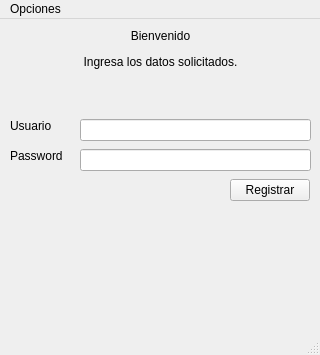
<?xml version="1.0" encoding="UTF-8"?>
<ui version="4.0">
 <class>RegistroUsuarios</class>
 <widget class="QMainWindow" name="RegistroUsuarios">
  <property name="geometry">
   <rect>
    <x>0</x>
    <y>0</y>
    <width>320</width>
    <height>355</height>
   </rect>
  </property>
  <property name="minimumSize">
   <size>
    <width>320</width>
    <height>355</height>
   </size>
  </property>
  <property name="maximumSize">
   <size>
    <width>320</width>
    <height>355</height>
   </size>
  </property>
  <property name="windowTitle">
   <string>MainWindow</string>
  </property>
  <widget class="QWidget" name="centralwidget">
   <widget class="QLabel" name="label">
    <property name="geometry">
     <rect>
      <x>10</x>
      <y>10</y>
      <width>301</width>
      <height>41</height>
     </rect>
    </property>
    <property name="text">
     <string>&lt;html&gt;&lt;head/&gt;&lt;body&gt;&lt;p&gt;Bienvenido&lt;/p&gt;&lt;p&gt;Ingresa los datos solicitados.&lt;/p&gt;&lt;/body&gt;&lt;/html&gt;</string>
    </property>
    <property name="alignment">
     <set>Qt::AlignCenter</set>
    </property>
   </widget>
   <widget class="QLabel" name="label_2">
    <property name="geometry">
     <rect>
      <x>10</x>
      <y>100</y>
      <width>57</width>
      <height>14</height>
     </rect>
    </property>
    <property name="text">
     <string>Usuario</string>
    </property>
   </widget>
   <widget class="QLabel" name="label_3">
    <property name="geometry">
     <rect>
      <x>10</x>
      <y>130</y>
      <width>57</width>
      <height>14</height>
     </rect>
    </property>
    <property name="text">
     <string>Password</string>
    </property>
   </widget>
   <widget class="QLineEdit" name="txtUsuario">
    <property name="geometry">
     <rect>
      <x>80</x>
      <y>100</y>
      <width>231</width>
      <height>22</height>
     </rect>
    </property>
   </widget>
   <widget class="QLineEdit" name="txtPassword">
    <property name="geometry">
     <rect>
      <x>80</x>
      <y>130</y>
      <width>231</width>
      <height>22</height>
     </rect>
    </property>
   </widget>
   <widget class="QPushButton" name="btnRegistrar">
    <property name="geometry">
     <rect>
      <x>230</x>
      <y>160</y>
      <width>80</width>
      <height>22</height>
     </rect>
    </property>
    <property name="text">
     <string>Registrar</string>
    </property>
   </widget>
  </widget>
  <widget class="QMenuBar" name="menubar">
   <property name="geometry">
    <rect>
     <x>0</x>
     <y>0</y>
     <width>320</width>
     <height>19</height>
    </rect>
   </property>
   <widget class="QMenu" name="menuOpciones">
    <property name="title">
     <string>Opciones</string>
    </property>
    <addaction name="actionSalir"/>
   </widget>
   <addaction name="menuOpciones"/>
  </widget>
  <widget class="QStatusBar" name="statusbar"/>
  <action name="actionSalir">
   <property name="text">
    <string>Salir</string>
   </property>
  </action>
 </widget>
 <resources/>
 <connections/>
</ui>
